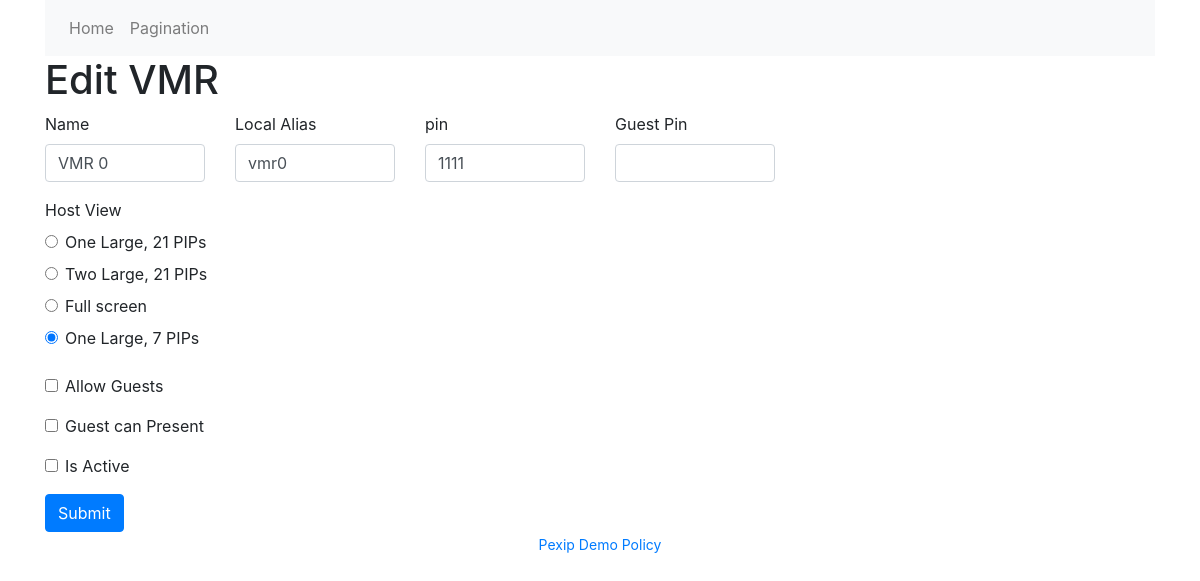
Screenshot of /edit/1 with the database file from the repository.
### app.py (models this page shows, shortened)
class Vmrs(db.Model):
    id = db.Column(db.Integer, primary_key=True)
    local_alias = db.Column(db.String(80), unique=True, nullable=False)
    name = db.Column(db.String(100), unique=True, nullable=False)
    pin = db.Column(db.Integer, unique=False)
    guest_pin = db.Column(db.Integer, unique=False)
    host_view = db.Column(db.String(100), nullable=False, default='one_main_seven_pips')
    allow_guests = db.Column(db.Boolean, unique=False, default=True)
    guests_can_present = db.Column(db.Boolean, unique=False, default=True)
    is_active = db.Column(db.Boolean, unique=False, default=True)

### app.py (the view, shortened to what this page needs)
@app.route('/edit/<int:id>', methods=['GET', 'POST'])
def edit(id):
    qry = db.session.query(Vmrs).filter(
                Vmrs.id==id)
    vmr = qry.first()
    if vmr:
        form = VmrForm(formdata=request.form, obj=vmr)
        return render_template('edit_vmr.html', form=form)
    else:
        return 'Error loading #{id}'.format(id=id)

### templates/edit_vmr.html (shortened to what this page needs)
{% extends 'base.html' %}
{% from 'bootstrap/form.html' import render_form, render_field, render_form_row %}
{% block content %}
    <h1>Edit VMR</h1>
    <form method="post">
    {{ render_form_row([form.name, form.local_alias, form.pin, form.guest_pin], col_class_default='col-md-2') }}
    {{ render_form_row([form.host_view]) }}
    {{ render_form_row([form.allow_guests]) }}
    {{ render_form_row([form.guests_can_present]) }}
    {{ render_form_row([form.is_active]) }}
    {{ render_form_row([form.submit]) }}
    </form>
{% endblock %}

### rows the page displays
Vmrs: name "VMR 0", local_alias "vmr0", pin "1111", host_view "☐ One Large, 21 PIPs ☐ Two Large, 21 PIPs ☐ Full screen ☑ One Large, 7 PIPs"

### other values shown
{{ render_nav_item('index', 'Home', use_li=True) }} "Home"
{{ render_nav_item('test_pagination', 'Pagination', use_li=True) }} "Pagination"
